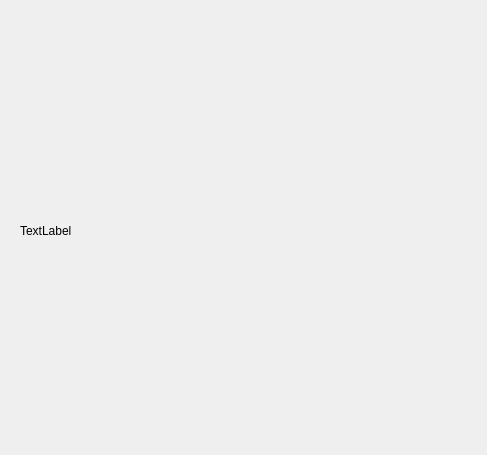
<?xml version="1.0" encoding="UTF-8"?>
<ui version="4.0">
 <class>Apparels_and_Accessories</class>
 <widget class="QDialog" name="Apparels_and_Accessories">
  <property name="geometry">
   <rect>
    <x>0</x>
    <y>0</y>
    <width>487</width>
    <height>455</height>
   </rect>
  </property>
  <property name="windowTitle">
   <string>Dialog</string>
  </property>
  <widget class="QLabel" name="label">
   <property name="geometry">
    <rect>
     <x>20</x>
     <y>30</y>
     <width>441</width>
     <height>401</height>
    </rect>
   </property>
   <property name="text">
    <string>TextLabel</string>
   </property>
  </widget>
 </widget>
 <resources/>
 <connections/>
</ui>
